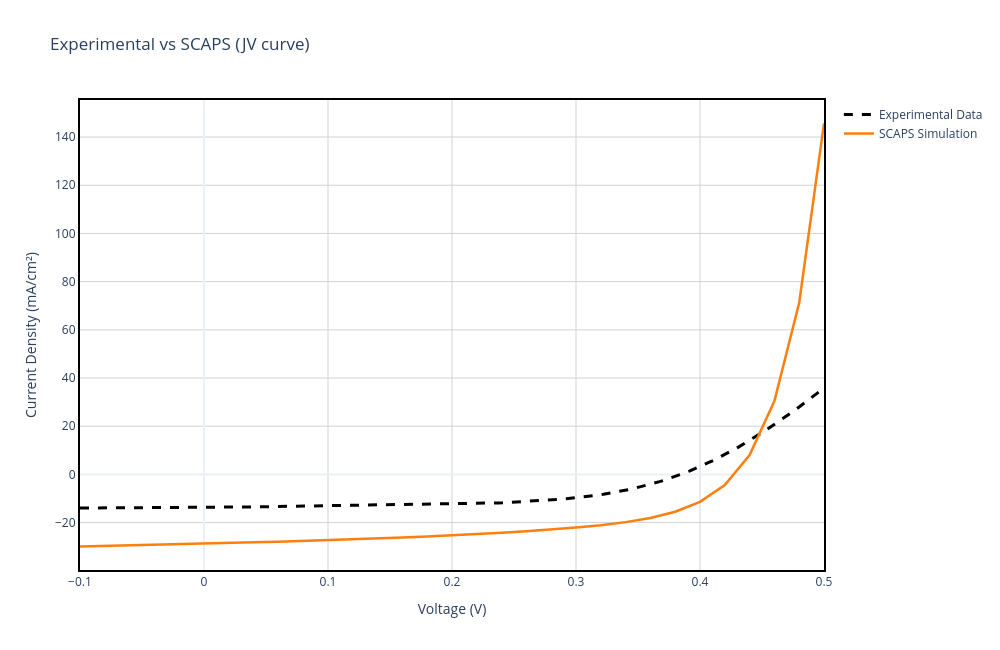

Here is the notebook cell this chart was saved with:
### Markdown cell above
## Section 4: Overlay Comparison - Simulation vs Experimental Data

### Overview
This section provides a comprehensive visual comparison by overlaying all SCAPS simulation J-V curves on the same plot as the experimental data. This overlay approach allows for:

- **Direct shape comparison**: Visually assess which simulations best match the experimental curve shape (MSE)
- **Parameter range assessment**: Understand the spread of voltages, currents, and fill factors across all simulations
- **Quality of model fit**: Quickly identify if any simulations closely track the experimental behavior across the full J-V range
- **Anomaly detection**: Spot simulations that deviate significantly from the general trend

This visualization complements the parameter-based matching in the following section and provides intuitive insight into device behavior.

### Interpretation of Match Quality Metrics

#### Mean Squared Error (MSE)
- **Perfect Match**: MSE = **0** (simulation J-V curve identical to experimental curve at all voltage points)
- **Excellent Match**: MSE < **1** (very close agreement across the J-V range)
- **Good Match**: MSE < **10** (acceptable deviation, < 2% relative error in current density)
- **Poor Match**: MSE > **50** (significant disagreement between curves)
- **Formula**: 

$$\text{MSE} = \frac{1}{N} \sum_{i=1}^{N} \left(J_i^{exp} - J_i^{sim}(V_i)\right)^2$$

where $J^{exp}$ is experimental current density at measured voltages, $J^{sim}(V_i)$ is interpolated simulated current density at those same voltages, and $N$ is the number of measurement points.

#### Parameter Score  
- **Perfect Match**: Score = **0** (all parameters: Voc, Jsc, FF, η match targets exactly)
- **Excellent Match**: Score < **0.01** (all parameters within ~3% relative error)
- **Good Match**: Score < **0.05** (parameters within ~7% relative error on average)
- **Acceptable Match**: Score < **0.15** (parameters within ~12% relative error)
- **Poor Match**: Score > **0.30** (significant parameter deviation from targets)
- **Formula**:

$$\text{Score} = \sum_{i} \left(\frac{X_i^{sim} - X_i^{target}}{X_i^{target}}\right)^2$$

where $X_i$ represents the performance parameters:
- $V_{oc}$ (Open Circuit Voltage)
- $J_{sc}$ (Short Circuit Current Density)  
- $FF$ (Fill Factor)
- $\eta$ (Power Conversion Efficiency)

### Code cell
# Calculate MSE for comparison (without creating plots)
for d in scaps_data:
    v_sim = d['v(V)']
    j_sim = d['jtot(mA/cm2)']
    
    # Ensure arrays are proper numpy arrays
    v_sim = np.asarray(v_sim, dtype=float)
    j_sim = np.asarray(j_sim, dtype=float)
    
    # Remove any NaN values
    valid_mask = np.isfinite(v_sim) & np.isfinite(j_sim)
    v_sim_clean = v_sim[valid_mask]
    j_sim_clean = j_sim[valid_mask]
    
    if len(v_sim_clean) < 2:
        d['mse'] = np.nan
        continue
    
    try:
        # Create interpolator
        interp_func = interp1d(v_sim_clean, j_sim_clean, kind='linear', fill_value="extrapolate")
        
        # Overlapping region
        v_min = max(v_sim_clean.min(), exp_data['v(V)'].min())
        v_max = min(v_sim_clean.max(), exp_data['v(V)'].max())
        
        valid_exp = exp_data[(exp_data['v(V)'] >= v_min) & (exp_data['v(V)'] <= v_max)]
        
        if len(valid_exp) > 2:
            j_sim_interp = interp_func(valid_exp['v(V)'].values)
            j_sim_interp = np.nan_to_num(j_sim_interp, nan=0.0, posinf=100.0, neginf=-100.0)
            j_exp_vals = valid_exp['jtot(mA/cm2)'].values
            mse = mean_squared_error(j_exp_vals, j_sim_interp)
            d['mse'] = mse
        else:
            d['mse'] = np.nan
    except Exception as e:
        d['mse'] = np.nan

# Calculate parameter scores
for d in scaps_data:
    score = 0
    score += ((d['Voc'] - TARGET_VOC) / TARGET_VOC)**2
    score += ((d['Jsc'] - TARGET_JSC) / TARGET_JSC)**2
    score += ((d['FF'] - TARGET_FF) / TARGET_FF)**2
    score += ((d['eta'] - TARGET_ETA) / TARGET_ETA)**2
    d['param_score'] = score

# ==================== PLOT 3: OVERLAY WITH J LIMITATION ON SCAPS ====================
fig3_overlay = go.Figure()

# Add experimental data (no filtering)
fig3_overlay.add_trace(go.Scatter(
    x=exp_data['v(V)'], 
    y=exp_data['jtot(mA/cm2)'], 
    mode='lines', 
    name='Experimental Data', 
    line=dict(color='black', width=3, dash='dash'),
    hovertemplate='<b>Experimental</b><br>V: %{x:.3f} V<br>J: %{y:.2f} mA/cm²<extra></extra>'
))

# Add SCAPS simulations (filtered by J_MAX only)
import plotly.express as px
color_palette = px.colors.qualitative.Plotly

for i, d in enumerate(scaps_data):
    # NO FILTERING - show all SCAPS data points
    
    # Hover information
    hover_text = f"<b>{d['label']}</b><br>Voc: {d['Voc']:.4f} V<br>Jsc: {d['Jsc']:.4f} mA/cm²<br>FF: {d['FF']:.2f} %<br>η: {d['eta']:.2f} %"
    
    legend_name = f"SCAPS Simulation" if len(scaps_data) == 1 else f"Sim {i+1}"
    line_color = color_palette[i % len(color_palette)] if len(scaps_data) > 1 else '#ff7f0e'
    
    fig3_overlay.add_trace(go.Scatter(
        x=d['v(V)'], 
        y=d['jtot(mA/cm2)'], 
        mode='lines', 
        name=legend_name,
        line=dict(color=line_color, width=2.5),
        hovertemplate=hover_text + '<extra></extra>'
    ))

fig3_overlay.update_xaxes(showline=True, linewidth=2, linecolor='black', mirror=True)
fig3_overlay.update_yaxes(showline=True, linewidth=2, linecolor='black', mirror=True)
fig3_overlay.update_layout(
    title='Experimental vs SCAPS (JV curve)',
    xaxis_title='Voltage (V)',
    yaxis_title='Current Density (mA/cm²)',
    hovermode='closest',
    template='plotly_white',
    width=1000,
    height=650,
    plot_bgcolor='white',
    xaxis=dict(showgrid=True, gridwidth=1, gridcolor='lightgray'),
    yaxis=dict(showgrid=True, gridwidth=1, gridcolor='lightgray'),
)
fig3_overlay.show()
fig3_overlay.write_image(os.path.join(plots_dir, 'Experimental_vs_SCAPS_Limited.png'), width=1000, height=650)

print(f"✅ Saved Plot 3 to {plots_dir}/Experimental_vs_SCAPS_Limited.png")

# ==================== COMPARISON TABLE ====================
# Prepare table data
exp_voc = TARGET_VOC
exp_jsc = TARGET_JSC
exp_ff = TARGET_FF
exp_eta = TARGET_ETA

table_data = []
for i, d in enumerate(scaps_data):
    mse_val = d['mse'] if not np.isnan(d['mse']) else "N/A"
    mse_str = f"{mse_val:.4f}" if isinstance(mse_val, float) else mse_val
    
    table_data.append({
        'Metric': 'Voc (V)',
        'Experimental': f"{exp_voc:.4f}",
        'SCAPS': f"{d['Voc']:.4f}",
        'Difference': f"{abs(d['Voc'] - exp_voc):.4f}",
        'Relative Diff (%)': f"{abs(d['Voc'] - exp_voc) / exp_voc * 100:.2f}%"
    })
    
    table_data.append({
        'Metric': 'Jsc (mA/cm²)',
        'Experimental': f"{exp_jsc:.4f}",
        'SCAPS': f"{d['Jsc']:.4f}",
        'Difference': f"{abs(d['Jsc'] - exp_jsc):.4f}",
        'Relative Diff (%)': f"{abs(d['Jsc'] - exp_jsc) / exp_jsc * 100:.2f}%"
    })
    
    table_data.append({
        'Metric': 'FF (%)',
        'Experimental': f"{exp_ff:.2f}",
        'SCAPS': f"{d['FF']:.2f}",
        'Difference': f"{abs(d['FF'] - exp_ff):.2f}",
        'Relative Diff (%)': f"{abs(d['FF'] - exp_ff) / exp_ff * 100:.2f}%"
    })
    
    table_data.append({
        'Metric': 'η (%)',
        'Experimental': f"{exp_eta:.4f}",
        'SCAPS': f"{d['eta']:.4f}",
        'Difference': f"{abs(d['eta'] - exp_eta):.4f}",
        'Relative Diff (%)': f"{abs(d['eta'] - exp_eta) / exp_eta * 100:.2f}%"
    })
    
    table_data.append({
        'Metric': 'MSE (Mean Squared Error)',
        'Experimental': '-',
        'SCAPS': mse_str,
        'Difference': '-',
        'Relative Diff (%)': '-'
    })
    
    table_data.append({
        'Metric': 'Parameter Score',
        'Experimental': '-',
        'SCAPS': f"{d['param_score']:.6f}",
        'Difference': '-',
        'Relative Diff (%)': '-'
    })

comparison_df = pd.DataFrame(table_data)

# Save comparison table as image
fig_comp_table, ax = plt.subplots(figsize=(15, 8))
ax.axis('tight')
ax.axis('off')

# Create table
table = ax.table(cellText=comparison_df.values, 
                colLabels=comparison_df.columns,
                cellLoc='center', 
                loc='center',
                colWidths=[0.18, 0.15, 0.15, 0.18, 0.18])

# Style the table
table.auto_set_font_size(False)
table.set_fontsize(9)
table.scale(1, 2)

# Style header
for i in range(len(comparison_df.columns)):
    cell = table[(0, i)]
    cell.set_facecolor('#4472C4')
    cell.set_text_props(weight='bold', color='white')

# Style alternating rows with light colors
for i in range(1, len(comparison_df) + 1):
    for j in range(len(comparison_df.columns)):
        cell = table[(i, j)]
        if i % 2 == 0:
            cell.set_facecolor('#E7E6E6')
        else:
            cell.set_facecolor('#F2F2F2')

fig_comp_table.suptitle('Experimental vs SCAPS Simulation Comparison', fontsize=14, fontweight='bold', y=0.98)

comp_table_path = os.path.join(plots_dir, 'Comparison_Table.png')
plt.savefig(comp_table_path, dpi=300, bbox_inches='tight')
plt.show()
plt.close()
print(f"✅ Saved Comparison Table to {plots_dir}/Comparison_Table.png")

### Figure 1 — Plotly figure (JSON) as saved in the notebook; plotly's stock layout.template omitted (floating-point values rounded to 4 significant figures; data arrays with more than 128 entries replaced by an {"elided": "..."} marker saying what was removed)
{"data": [{"hovertemplate": "<b>Experimental</b><br>V: %{x:.3f} V<br>J: %{y:.2f} mA/cm²<extra></extra>", "line": {"color": "black", "dash": "dash", "width": 3}, "mode": "lines", "name": "Experimental Data", "type": "scatter", "x": {"elided": "200 float values"}, "y": {"elided": "200 float values"}}, {"hovertemplate": "<b>SCAPS Simulation</b><br>Voc: 0.4281 V<br>Jsc: 28.7602 mA/cm²<br>FF: 54.91 %<br>η: 6.76 %<extra></extra>", "line": {"color": "#ff7f0e", "width": 2.5}, "mode": "lines", "name": "SCAPS Simulation", "type": "scatter", "x": [NaN, -0.1, -0.08, -0.06, -0.04, -0.02, 0.0, 0.02, 0.04, 0.06, 0.08, 0.1, 0.12, 0.14, 0.16, 0.18, 0.2, 0.22, 0.24, 0.26, 0.28, 0.3, 0.32, 0.34, 0.36, 0.38, 0.4, 0.42, 0.44, 0.46, 0.48, 0.5, NaN], "y": [NaN, -29.93, -29.71, -29.49, -29.26, -29.02, -28.76, -28.49, -28.21, -27.92, -27.61, -27.29, -26.94, -26.57, -26.18, -25.76, -25.3, -24.8, -24.24, -23.61, -22.9, -22.08, -21.08, -19.81, -18.08, -15.51, -11.4, -4.39, 8.008, 30.41, 71.22, 145.6, NaN]}], "layout": {"height": 650, "hovermode": "closest", "plot_bgcolor": "white", "title": {"text": "Experimental vs SCAPS (JV curve)"}, "width": 1000, "xaxis": {"gridcolor": "lightgray", "gridwidth": 1, "linecolor": "black", "linewidth": 2, "mirror": true, "showgrid": true, "showline": true, "title": {"text": "Voltage (V)"}}, "yaxis": {"gridcolor": "lightgray", "gridwidth": 1, "linecolor": "black", "linewidth": 2, "mirror": true, "showgrid": true, "showline": true, "title": {"text": "Current Density (mA/cm²)"}}}}
